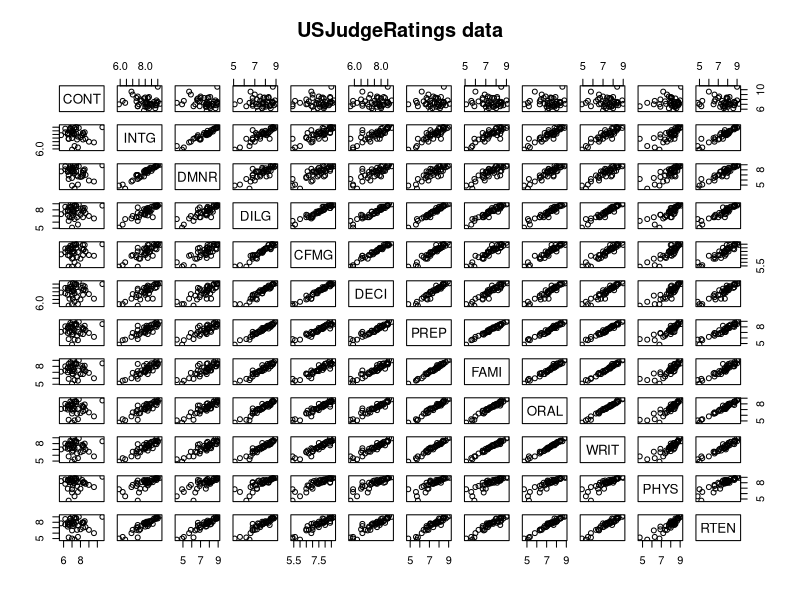

The R source for this figure:
# Requirements: the pets data frame from Exercise 16.

# 1. Add the "Vaccinated" variable to the pets data frame, so it looks like this:
  
#        Months.old        Size Weight Breed Vaccinated
#Flipper         53      medium     21   cat        Yes
#Bromley         19       small      8   cat        Yes
#Nox             34      medium      4   dog         No
#Orion           41       large      6   dog        Yes
#Dagger          84       small      7   cat         No
#Zizi           140 extra small      2   dog         No
#Carrie         109       large     36   cat        Yes

library(here)

breed_df <- read.csv(here("data","breed-dataset-v2.csv"))
head(breed_df)
breed_df
  
# Add a new observation to the bottom of the data frame of Milo, so it looks like this:

#        Months.old        Size Weight Breed Vaccinated
#Flipper         53      medium     21   cat        Yes
#Bromley         19       small      8   cat        Yes
#Nox             34      medium      4   dog         No
#Orion           41       large      6   dog        Yes
#Dagger          84       small      7   cat         No
#Zizi           140 extra small      2   dog         No
#Carrie         109       large     36   cat        Yes
#Milo            67       small      7   dog        Yes

Milo <- c("Milo", 67, "small", 7, "dog", "Yes")
Milo

breed_df <- rbind(breed_df, Milo)
breed_df


# breed_df <- breed_df[-8,]
# breed_df

# How many rows and columns does your new data frame have? What are their names, 
# and what is the class of each variable (the answer to this will be different 
# depending on whether you create your data frames by encoding the string variables 
# as factors or not).
nrow(breed_df)
ncol(breed_df)
str(breed_df)

class(breed_df$Name)

# 2. Load the diamonds data set from the ggplot2 package. Check its class and if it 
# isn't a data frame, convert it to one.

library(ggplot2)
??diamonds
data(diamonds)
View(diamonds)

str(diamonds)

class(diamonds)

# 3. Load the built-in UsJudgeRatings data set and check its class. 
# If it's not a data frame, convert it to one.

require(graphics)
pairs(USJudgeRatings, main = "USJudgeRatings data")

str(USJudgeRatings)

summary(USJudgeRatings)

# Create a new variable called AVRG and calculate the average rating for each judge. 
# Save this variable in a separate data frame.

str(USJudgeRatings)

my.df <- USJudgeRatings
?rowMeans
my.df$AVRG <- rowMeans(my.df)
str(my.df)

avrg <- my.df["AVRG"]
str(avrg)